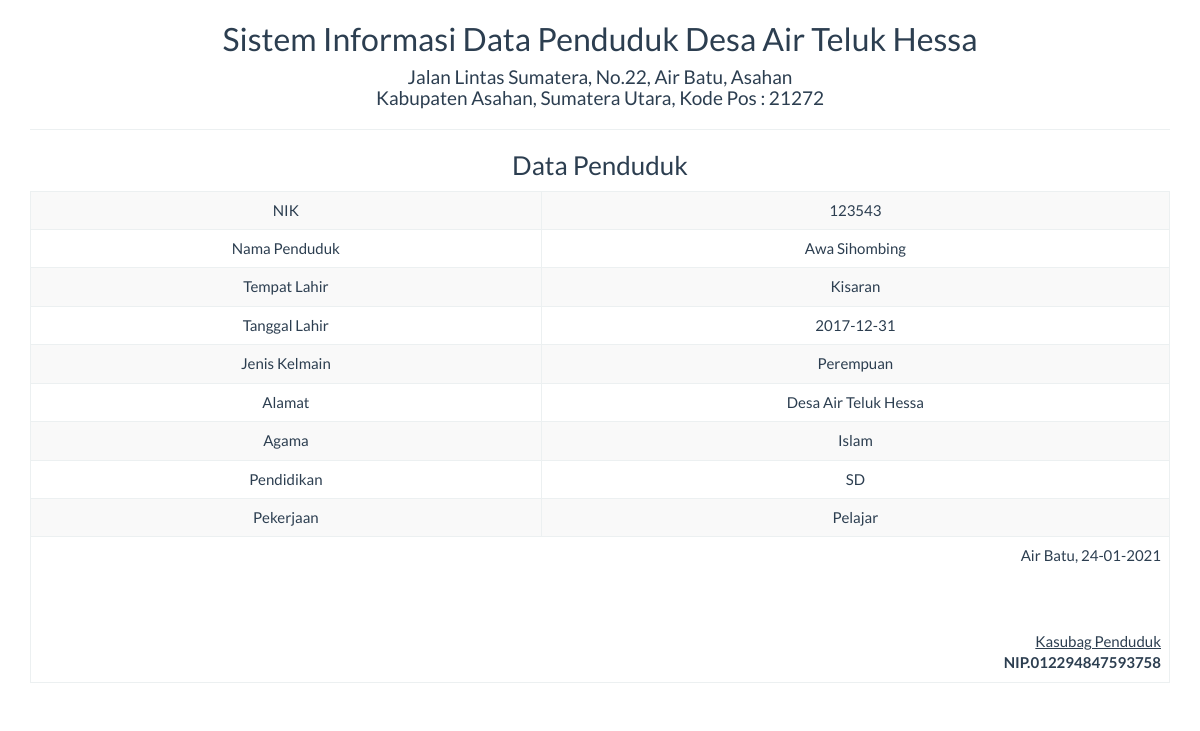
/report/datapenduduk_satu.php?id=17, run on the app's committed database.
### tables this page shows
CREATE TABLE `tbl_datapenduduk` (
  `id` int(5) NOT NULL,
  `nik` varchar(50) NOT NULL,
  `nama` varchar(100) NOT NULL,
  `tempat_lahir` varchar(50) NOT NULL,
  `tanggal_lahir` date NOT NULL,
  `jenis_kelamin` enum('Perempuan','Laki-Laki') NOT NULL,
  `alamat` varchar(50) NOT NULL,
  `agama` varchar(50) NOT NULL,
  `pendidikan` varchar(50) NOT NULL,
  `pekerjaan` varchar(50) NOT NULL
);

### report/datapenduduk_satu.php (the view, shortened to what this page needs)
<!DOCTYPE html>
<html>
    <head>
        <link href="../Assets/css/bootstrap.min.css" rel="stylesheet" type="text/css"/>
    </head>
    <body onload="print()">
        <?php
        include '../config/koneksi.php';
        $sql = "SELECT * FROM tbl_datapenduduk WHERE id='" . $_GET ['id'] . "'";
        $query = mysqli_query($koneksi, $sql) or die("SQL Detail error");
        $data = mysqli_fetch_array($query);
        ?>
        <div class="container">
            <div class='row'>
                <div class="col-sm-12">
                    <div class="text-center">
                        <h2>Sistem Informasi Data Penduduk Desa Air Teluk Hessa </h2>
                        <h4> Jalan Lintas Sumatera, No.22, Air Batu, Asahan<br>
                             Kabupaten Asahan, Sumatera Utara, Kode Pos : 21272</h4>
                        <hr>
                        <h3>Data Penduduk</h3>
                        <table class="table table-bordered table-striped table-hover">
                            <tbody>
								<tr>
                            <td>NIK</td> <td><?= $data['nik'] ?></td>
                        </tr>
                        <tr>
                            <td>Nama Penduduk</td> <td><?= $data['nama'] ?></td>
                        </tr>
                        <tr>
                            <td>Tempat Lahir</td> <td><?= $data['tempat_lahir'] ?></td>
                        </tr>
                        <tr>
                            <td>Tanggal Lahir</td> <td><?= $data['tanggal_lahir'] ?></td>
                        </tr>
                        <tr>
                            <td>Jenis Kelmain</td> <td><?= $data['jenis_kelamin'] ?></td>
                        </tr>
                        <tr>
                            <td>Alamat</td> <td><?= $data['alamat'] ?></td>
                        </tr>
                        <tr>
                            <td>Agama</td> <td><?= $data['agama'] ?></td>
                        </tr>
                        <tr>
                            <td>Pendidikan</td> <td><?= $data['pendidikan'] ?></td>
                        </tr>
                        <tr>
                            <td>Pekerjaan</td> <td><?= $data['pekerjaan'] ?></td>
                        </tr>
                            </tbody>
                            <tfoot>
                                <tr>
                                    <td colspan="2" class="text-right">
                                        Air Batu,  <?= date("d-m-Y") ?>
                                        <br><br><br><br>
                                        <u>Kasubag Penduduk<strong></u><br>
                                           NIP.012294847593758
									</td>
								</tr>
							</tfoot>
                        </table>
                    </div>
                </div>
            </div>
    </body>
</html>

### data on the page
tbl_datapenduduk: nik "123543", nama "Awa Sihombing", tempat_lahir "Kisaran", tanggal_lahir "2017-12-31", jenis_kelamin "Perempuan", alamat "Desa Air Teluk Hessa", agama "Islam", pendidikan "SD", pekerjaan "Pelajar"
